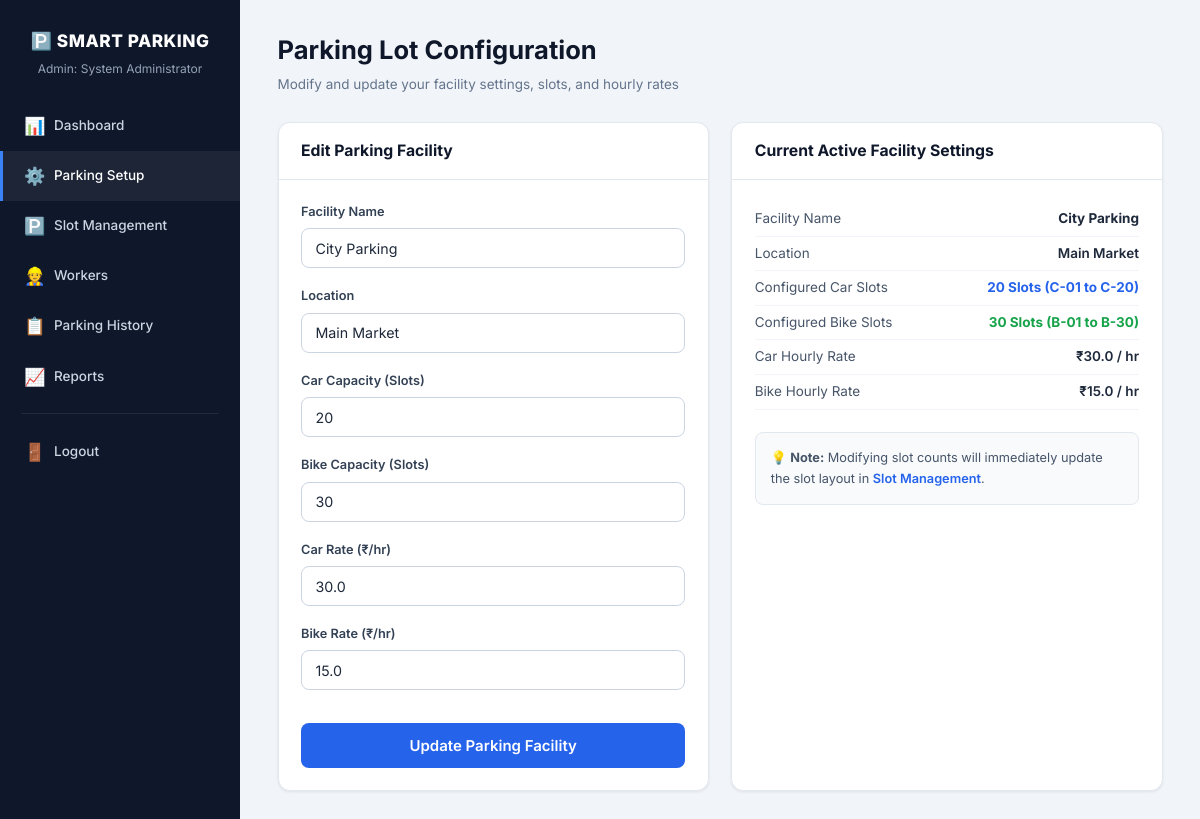
Page /admin/parking-setup (signed in) on the committed database.
### tables this page shows
CREATE TABLE users (
    user_id INTEGER PRIMARY KEY AUTOINCREMENT,
    username TEXT UNIQUE NOT NULL,
    password_hash TEXT NOT NULL,
    full_name TEXT NOT NULL,
    role TEXT NOT NULL CHECK(role IN ('ADMIN', 'WORKER')),
    account_status TEXT NOT NULL DEFAULT 'ACTIVE',
    plain_password TEXT,
    created_by INTEGER,
    created_at TEXT NOT NULL DEFAULT CURRENT_TIMESTAMP,
    FOREIGN KEY (created_by) REFERENCES users(user_id)
);

CREATE TABLE parking_lots (
    lot_id INTEGER PRIMARY KEY AUTOINCREMENT,
    lot_name TEXT NOT NULL,
    location TEXT NOT NULL,
    created_by INTEGER NOT NULL,
    created_at TEXT NOT NULL DEFAULT CURRENT_TIMESTAMP,
    FOREIGN KEY (created_by) REFERENCES users(user_id)
);

CREATE TABLE parking_rates (
    rate_id INTEGER PRIMARY KEY AUTOINCREMENT,
    lot_id INTEGER NOT NULL,
    vehicle_type TEXT NOT NULL CHECK(vehicle_type IN ('CAR', 'BIKE')),
    hourly_rate REAL NOT NULL,
    effective_from TEXT NOT NULL,
    effective_to TEXT,
    is_active INTEGER NOT NULL DEFAULT 1,
    FOREIGN KEY (lot_id) REFERENCES parking_lots(lot_id)
);

### app.py (the view, shortened to what this page needs)
@app.route("/admin/parking-setup", methods=["GET", "POST"])
@admin_required
def parking_setup():
    lot = get_user_parking_lot(session["user_id"])
    lot_id = lot["lot_id"]
    return render_template("parking_setup.html", lot=lot)

### app.py (called while the page is built)
def admin_required(func):
    @wraps(func)
    def decorated_function(*args, **kwargs):
        if "user_id" not in session:
            return redirect(url_for("login"))
        if session.get("role") != "ADMIN":
            flash("Administrator access required for this page.", "error")
            return redirect(url_for("worker_dashboard"))
        return func(*args, **kwargs)
    return decorated_function

### database.py (called while the page is built)
def get_db():
    conn = sqlite3.connect(str(SQLITE_PATH), timeout=20.0)
    conn.row_factory = sqlite3.Row
    conn.execute("PRAGMA foreign_keys = ON")
    return conn

### templates/parking_setup.html (shortened to what this page needs)
{% extends "base.html" %}
{% block body %}
<div class="layout">
    {% include "partials/admin_sidebar.html" %}
    <main class="main-content">
        <div class="page-header">
            <h1>Parking Lot Configuration</h1>
            <p>Modify and update your facility settings, slots, and hourly rates</p>
        </div>
        <div class="grid-2">
            <div class="card">
                <div class="card-header">Edit Parking Facility</div>
                <div class="card-body">
                    <form method="POST" action="{{ url_for('parking_setup') }}">
                        <div class="form-group">
                            <label for="lot_name">Facility Name</label>
                            <input type="text" id="lot_name" name="lot_name" value="{{ lot.lot_name }}" placeholder="e.g. City Parking" required>
                        </div>
                        <div class="form-group">
                            <label for="location">Location</label>
                            <input type="text" id="location" name="location" value="{{ lot.location }}" placeholder="e.g. Main Market, Indore" required>
                        </div>
                        <div class="form-row">
                            <div class="form-group">
                                <label for="car_capacity">Car Capacity (Slots)</label>
                                <input type="number" id="car_capacity" name="car_capacity" value="{{ lot.car_capacity }}" min="0" max="500" required>
                            </div>
                            <div class="form-group">
                                <label for="bike_capacity">Bike Capacity (Slots)</label>
                                <input type="number" id="bike_capacity" name="bike_capacity" value="{{ lot.bike_capacity }}" min="0" max="500" required>
                            </div>
                        </div>
                        <div class="form-row">
                            <div class="form-group">
                                <label for="car_rate">Car Rate (₹/hr)</label>
                                <input type="number" id="car_rate" name="car_rate" value="{{ lot.car_rate }}" min="1" step="0.5" required>
                            </div>
                            <div class="form-group">
                                <label for="bike_rate">Bike Rate (₹/hr)</label>
                                <input type="number" id="bike_rate" name="bike_rate" value="{{ lot.bike_rate }}" min="1" step="0.5" required>
                            </div>
                        </div>
                        <button type="submit" class="btn btn-primary btn-lg btn-block" style="margin-top: 1rem;">
                            Update Parking Facility
                        </button>
                    </form>
                </div>
            </div>
            <div class="card">
                <div class="card-header">Current Active Facility Settings</div>
                <div class="card-body">
                    <div class="report-section">
                        <div class="report-row">
                            <span class="report-label">Facility Name</span>
                            <span class="report-value"><strong>{{ lot.lot_name }}</strong></span>
                        </div>
                        <div class="report-row">
                            <span class="report-label">Location</span>
                            <span class="report-value">{{ lot.location }}</span>
                        </div>
                        <div class="report-row">
                            <span class="report-label">Configured Car Slots</span>
                            <span class="report-value" style="color: var(--blue-600); font-weight: 700;">{{ lot.car_capacity }} Slots (C-01 to C-{{ '%02d'|format(lot.car_capacity) }})</span>
                        </div>
                        <div class="report-row">
                            <span class="report-label">Configured Bike Slots</span>
                            <span class="report-value" style="color: var(--green-600); font-weight: 700;">{{ lot.bike_capacity }} Slots (B-01 to B-{{ '%02d'|format(lot.bike_capacity) }})</span>
                        </div>
                        <div class="report-row">
                            <span class="report-label">Car Hourly Rate</span>
                            <span class="report-value">₹{{ lot.car_rate }} / hr</span>
                        </div>
                        <div class="report-row">
                            <span class="report-label">Bike Hourly Rate</span>
                            <span class="report-value">₹{{ lot.bike_rate }} / hr</span>
                        </div>
                    </div>
                    <div style="margin-top: 1.5rem; padding: 1rem; background: var(--slate-50); border-radius: 8px; border: 1px solid var(--slate-200); font-size: 0.85rem; color: var(--slate-600);">
                        💡 <strong>Note:</strong> Modifying slot counts will immediately update the slot layout in <a href="{{ url_for('slot_management') }}" style="color: var(--blue-600); font-weight: 600;">Slot Management</a>.
                    </div>
                </div>
            </div>
        </div>
    </main>
</div>
{% endblock %}

### templates/base.html (shortened to what this page needs)
<!DOCTYPE html>
<html lang="en">
<head>
    <link rel="stylesheet" href="{{ url_for('static', filename='css/style.css') }}">
</head>
<body>
    {% block body %}{% endblock %}
</body>
</html>

### templates/partials/admin_sidebar.html
<aside class="sidebar">
    <div class="sidebar-brand">
        <h2>🅿️ SMART PARKING</h2>
        <p class="user-info">Admin: {{ session.full_name }}</p>
    </div>
    <nav class="sidebar-nav">
        <a href="{{ url_for('admin_dashboard') }}" class="{% if request.endpoint == 'admin_dashboard' %}active{% endif %}">
            <span class="icon">📊</span><span>Dashboard</span>
        </a>
        <a href="{{ url_for('parking_setup') }}" class="{% if request.endpoint == 'parking_setup' %}active{% endif %}">
            <span class="icon">⚙️</span><span>Parking Setup</span>
        </a>
        <a href="{{ url_for('slot_management') }}" class="{% if request.endpoint == 'slot_management' %}active{% endif %}">
            <span class="icon">🅿️</span><span>Slot Management</span>
        </a>
        <a href="{{ url_for('manage_workers') }}" class="{% if request.endpoint == 'manage_workers' %}active{% endif %}">
            <span class="icon">👷</span><span>Workers</span>
        </a>
        <a href="{{ url_for('parking_history') }}" class="{% if request.endpoint == 'parking_history' %}active{% endif %}">
            <span class="icon">📋</span><span>Parking History</span>
        </a>
        <a href="{{ url_for('reports') }}" class="{% if request.endpoint == 'reports' %}active{% endif %}">
            <span class="icon">📈</span><span>Reports</span>
        </a>
        <div class="divider"></div>
        <a href="{{ url_for('logout') }}">
            <span class="icon">🚪</span><span>Logout</span>
        </a>
    </nav>
</aside>

### static/css/style.css (style rules this page uses)
*, *::before, *::after { box-sizing: border-box; margin: 0; padding: 0; }
:root { --slate-50: #f8fafc; --slate-100: #f1f5f9; --slate-200: #e2e8f0; --slate-300: #cbd5e1; --slate-400: #94a3b8; --slate-500: #64748b; --slate-600: #475569; --slate-700: #334155; --slate-800: #1e293b; --slate-900: #0f172a; --blue-500: #3b82f6; --blue-600: #2563eb; --blue-700: #1d4ed8; --green-500: #22c55e; --green-600: #16a34a; --red-500: #ef4444; --red-600: #dc2626; --amber-500: #f59e0b; --purple-600: #7c3aed; --white: #ffffff; --sidebar-w: 240px; --radius: 12px; --shadow-sm: 0 1px 3px rgba(0,0,0,.08); --shadow: 0 4px 12px rgba(0,0,0,.08); --transition: .2s ease; }
html { font-size: 15px; }
body { font-family: 'Inter', 'Segoe UI', system-ui, -apple-system, sans-serif; background: var(--slate-100); color: var(--slate-800); min-height: 100vh; line-height: 1.6; }
a { text-decoration: none; color: inherit; }
.form-group { margin-bottom: 1.2rem; }
.form-group label { display: block; font-weight: 600; font-size: .85rem; color: var(--slate-700); margin-bottom: .4rem; }
.form-group input, .form-group select { width: 100%; padding: .7rem .9rem; border: 1.5px solid var(--slate-300); border-radius: 8px; font-size: .95rem; font-family: inherit; transition: border-color var(--transition); background: var(--white); color: var(--slate-800); }
.btn { display: inline-flex; align-items: center; justify-content: center; padding: .7rem 1.5rem; border: none; border-radius: 8px; font-size: .95rem; font-weight: 600; font-family: inherit; cursor: pointer; transition: all var(--transition); }
.btn-primary { background: var(--blue-600); color: var(--white); }
.btn-block { width: 100%; }
.btn-lg { padding: .85rem 1.5rem; font-size: 1rem; }
.layout { display: flex; min-height: 100vh; }
.sidebar { width: var(--sidebar-w); background: var(--slate-900); color: var(--white); display: flex; flex-direction: column; position: fixed; top: 0; left: 0; bottom: 0; z-index: 100; overflow-y: auto; }
.sidebar-brand { padding: 1.8rem 1.4rem 1rem; text-align: center; }
.sidebar-brand h2 { font-size: 1.15rem; font-weight: 800; letter-spacing: .5px; }
.sidebar-brand .user-info { font-size: .8rem; color: var(--slate-400); margin-top: .3rem; }
.sidebar-nav { flex: 1; padding: .5rem 0; }
.sidebar-nav a { display: flex; align-items: center; gap: .7rem; padding: .75rem 1.4rem; color: var(--slate-300); font-size: .9rem; font-weight: 500; transition: all var(--transition); border-left: 3px solid transparent; }
.sidebar-nav a:hover, .sidebar-nav a.active { background: rgba(255,255,255,.06); color: var(--white); border-left-color: var(--blue-500); }
.sidebar-nav a .icon { font-size: 1.15rem; width: 1.3rem; text-align: center; }
.sidebar-nav .divider { height: 1px; background: rgba(255,255,255,.08); margin: .8rem 1.4rem; }
.main-content { flex: 1; margin-left: var(--sidebar-w); padding: 2rem 2.5rem; min-height: 100vh; }
.page-header { margin-bottom: 1.8rem; }
.page-header h1 { font-size: 1.7rem; font-weight: 700; color: var(--slate-900); }
.page-header p { color: var(--slate-500); font-size: .9rem; margin-top: .2rem; }
.card { background: var(--white); border-radius: var(--radius); box-shadow: var(--shadow-sm); border: 1px solid var(--slate-200); margin-bottom: 1.5rem; overflow: hidden; }
.card-header { padding: 1rem 1.5rem; border-bottom: 1px solid var(--slate-200); font-weight: 700; font-size: 1.05rem; color: var(--slate-900); }
.card-body { padding: 1.5rem; }
.grid-2 { display: grid; grid-template-columns: 1fr 1fr; gap: 1.5rem; }
.report-row { display: flex; justify-content: space-between; padding: .4rem 0; font-size: .9rem; border-bottom: 1px solid var(--slate-100); }
.report-row .report-label { color: var(--slate-600); }
.report-row .report-value { font-weight: 600; color: var(--slate-800); }

### rows in the picture
users: full_name "System Administrator"
parking_lots: lot_name "City Parking", location "Main Market"
parking_rates: car_rate "30.0"
parking_rates: bike_rate "15.0"

### other values in the picture
{{ lot.car_capacity }} "20"
{{ '%02d'|format(lot.car_capacity) }} "20"
{{ lot.bike_capacity }} "30"
{{ '%02d'|format(lot.bike_capacity) }} "30"
